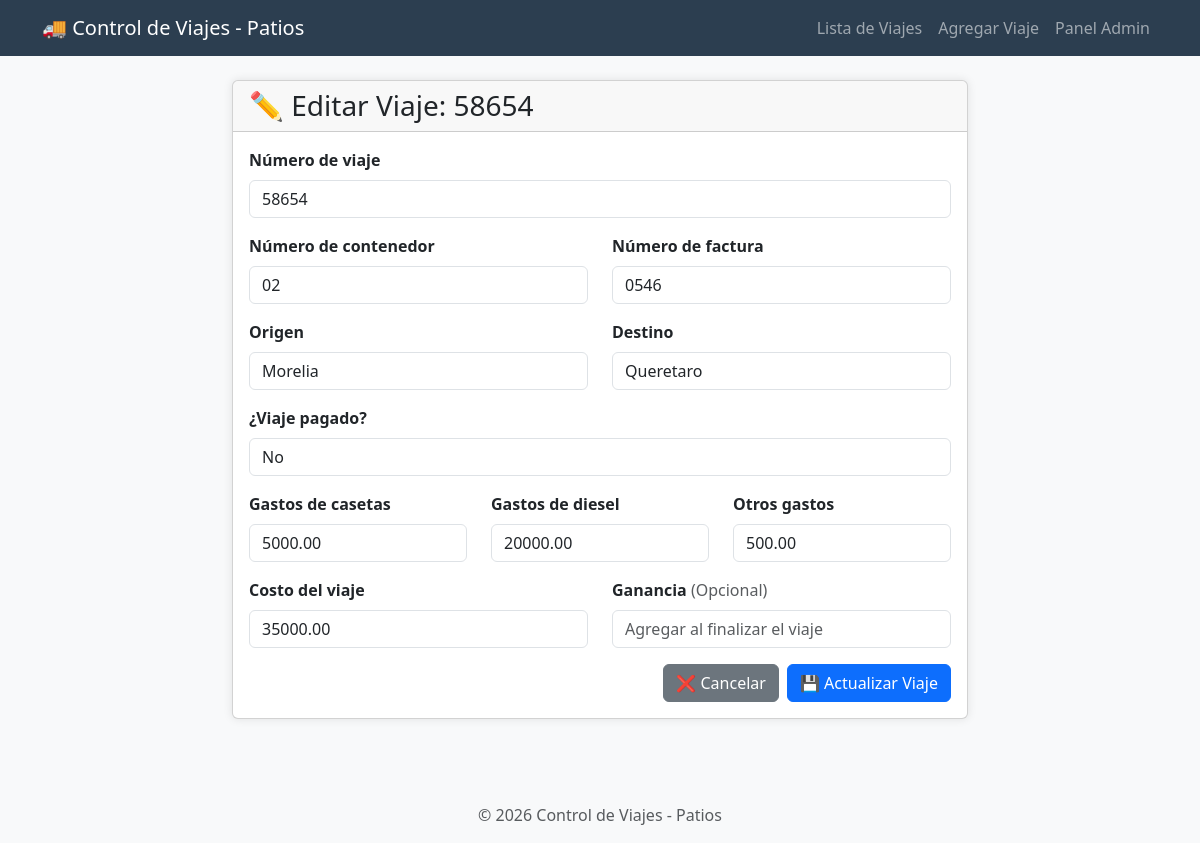
The app's page /editar/3/ (signed in) with its own data.
### trailers/models.py (models this page shows, shortened)
class Viaje(models.Model):
    numero_viaje = models.CharField(max_length=100, unique=True, verbose_name="Número de viaje")
    numero_contenedor = models.CharField(max_length=100, blank=True, verbose_name="Número de contenedor")
    numero_factura = models.CharField(max_length=100, blank=True, verbose_name="Número de factura")
    origen = models.CharField(max_length=200, verbose_name="Origen")
    destino = models.CharField(max_length=200, verbose_name="Destino")
    pagado = models.BooleanField(default=False, verbose_name="¿Viaje pagado?")
    fecha_pago = models.DateField(null=True, blank=True, verbose_name="Fecha de pago")
    fecha_viaje = models.DateField(null=True, blank=True, verbose_name="Fecha de viaje")
    gastos_casetas = models.DecimalField(max_digits=10, decimal_places=2, default=0, verbose_name="Gastos de casetas")
    gastos_diesel = models.DecimalField(max_digits=10, decimal_places=2, default=0, verbose_name="Gastos de diesel")
    otros_gastos = models.DecimalField(max_digits=10, decimal_places=2, default=0, verbose_name="Otros gastos")
    costo_viaje = models.DecimalField(max_digits=10, decimal_places=2, verbose_name="Costo del viaje")
    ganancia = models.DecimalField(max_digits=10, decimal_places=2, null=True, blank=True, verbose_name="Ganancia")
    fecha_creacion = models.DateTimeField(auto_now_add=True, verbose_name="Fecha de creación")
    fecha_actualizacion = models.DateTimeField(auto_now=True, verbose_name="Última actualización")
    class Meta:
        verbose_name = "Viaje"
        verbose_name_plural = "Viajes"
        ordering = ['-fecha_creacion']

### trailers/views.py (the view)
# urls.py: path('editar/<int:viaje_id>/', views.editar_viaje, name='editar_viaje'),
@login_required
def editar_viaje(request, viaje_id):
    viaje = get_object_or_404(Viaje, id=viaje_id)
    if request.method == 'POST':
        form = ViajeForm(request.POST, instance=viaje)
        if form.is_valid():
            form.save()
            messages.success(request, 'Viaje actualizado exitosamente.')
            return redirect('lista_viajes')
    else:
        form = ViajeForm(instance=viaje)
    return render(request, 'trailers/editar_viaje.html', {'form': form, 'viaje': viaje})

### trailers/templates/trailers/editar_viaje.html (shortened to what this page needs)
{% extends 'trailers/base.html' %}
{% block content %}
<div class="row justify-content-center">
    <div class="col-md-8">
        <div class="card">
            <div class="card-header">
                <h3 class="mb-0">✏️ Editar Viaje: {{ viaje.numero_viaje }}</h3>
            </div>
            <div class="card-body">
                <form method="post" novalidate>
                    <div class="row">
                        <div class="col-md-12 mb-3">
                            <label for="{{ form.numero_viaje.id_for_label }}" class="form-label">
                                <strong>{{ form.numero_viaje.label }}</strong>
                            </label>
                            {{ form.numero_viaje }}
                        </div>
                    </div>
                    <div class="row">
                        <div class="col-md-6 mb-3">
                            <label for="{{ form.numero_contenedor.id_for_label }}" class="form-label">
                                <strong>{{ form.numero_contenedor.label }}</strong>
                            </label>
                            {{ form.numero_contenedor }}
                        </div>
                        <div class="col-md-6 mb-3">
                            <label for="{{ form.numero_factura.id_for_label }}" class="form-label">
                                <strong>{{ form.numero_factura.label }}</strong>
                            </label>
                            {{ form.numero_factura }}
                        </div>
                    </div>
                    <div class="row">
                        <div class="col-md-6 mb-3">
                            <label for="{{ form.origen.id_for_label }}" class="form-label">
                                <strong>{{ form.origen.label }}</strong>
                            </label>
                            {{ form.origen }}
                        </div>
                        <div class="col-md-6 mb-3">
                            <label for="{{ form.destino.id_for_label }}" class="form-label">
                                <strong>{{ form.destino.label }}</strong>
                            </label>
                            {{ form.destino }}
                        </div>
                    </div>
                    <div class="row">
                        <div class="col-md-12 mb-3">
                            <label for="{{ form.pagado.id_for_label }}" class="form-label">
                                <strong>{{ form.pagado.label }}</strong>
                            </label>
                            {{ form.pagado }}
                        </div>
                    </div>
                    <div class="row">
                        <div class="col-md-4 mb-3">
                            <label for="{{ form.gastos_casetas.id_for_label }}" class="form-label">
                                <strong>{{ form.gastos_casetas.label }}</strong>
                            </label>
                            {{ form.gastos_casetas }}
                        </div>
                        <div class="col-md-4 mb-3">
                            <label for="{{ form.gastos_diesel.id_for_label }}" class="form-label">
                                <strong>{{ form.gastos_diesel.label }}</strong>
                            </label>
                            {{ form.gastos_diesel }}
                        </div>
                        <div class="col-md-4 mb-3">
                            <label for="{{ form.otros_gastos.id_for_label }}" class="form-label">
                                <strong>{{ form.otros_gastos.label }}</strong>
                            </label>
                            {{ form.otros_gastos }}
                        </div>
                    </div>
                    <div class="row">
                        <div class="col-md-6 mb-3">
                            <label for="{{ form.costo_viaje.id_for_label }}" class="form-label">
                                <strong>{{ form.costo_viaje.label }}</strong>
                            </label>
                            {{ form.costo_viaje }}
                        </div>
                        <div class="col-md-6 mb-3">
                            <label for="{{ form.ganancia.id_for_label }}" class="form-label">
                                <strong>{{ form.ganancia.label }}</strong> <span class="text-muted">(Opcional)</span>
                            </label>
                            {{ form.ganancia }}
                        </div>
                    </div>
                    <div class="d-grid gap-2 d-md-flex justify-content-md-end">
                        <a href="{% url 'lista_viajes' %}" class="btn btn-secondary">
                            ❌ Cancelar
                        </a>
                        <button type="submit" class="btn btn-primary">
                            💾 Actualizar Viaje
                        </button>
                    </div>
                </form>
            </div>
        </div>
    </div>
</div>
{% endblock %}

### trailers/templates/trailers/base.html (style rules this page uses)
body { background-color: #f8f9fa; }
.card { box-shadow: 0 0 10px rgba(0,0,0,0.1); margin-bottom: 20px; }

### records on screen
Viaje: numero_viaje "58654", numero_contenedor "02", numero_factura "0546", origen "Morelia", destino "Queretaro", pagado "No", gastos_casetas "5000.00", gastos_diesel "20000.00", otros_gastos "500.00", costo_viaje "35000.00"
